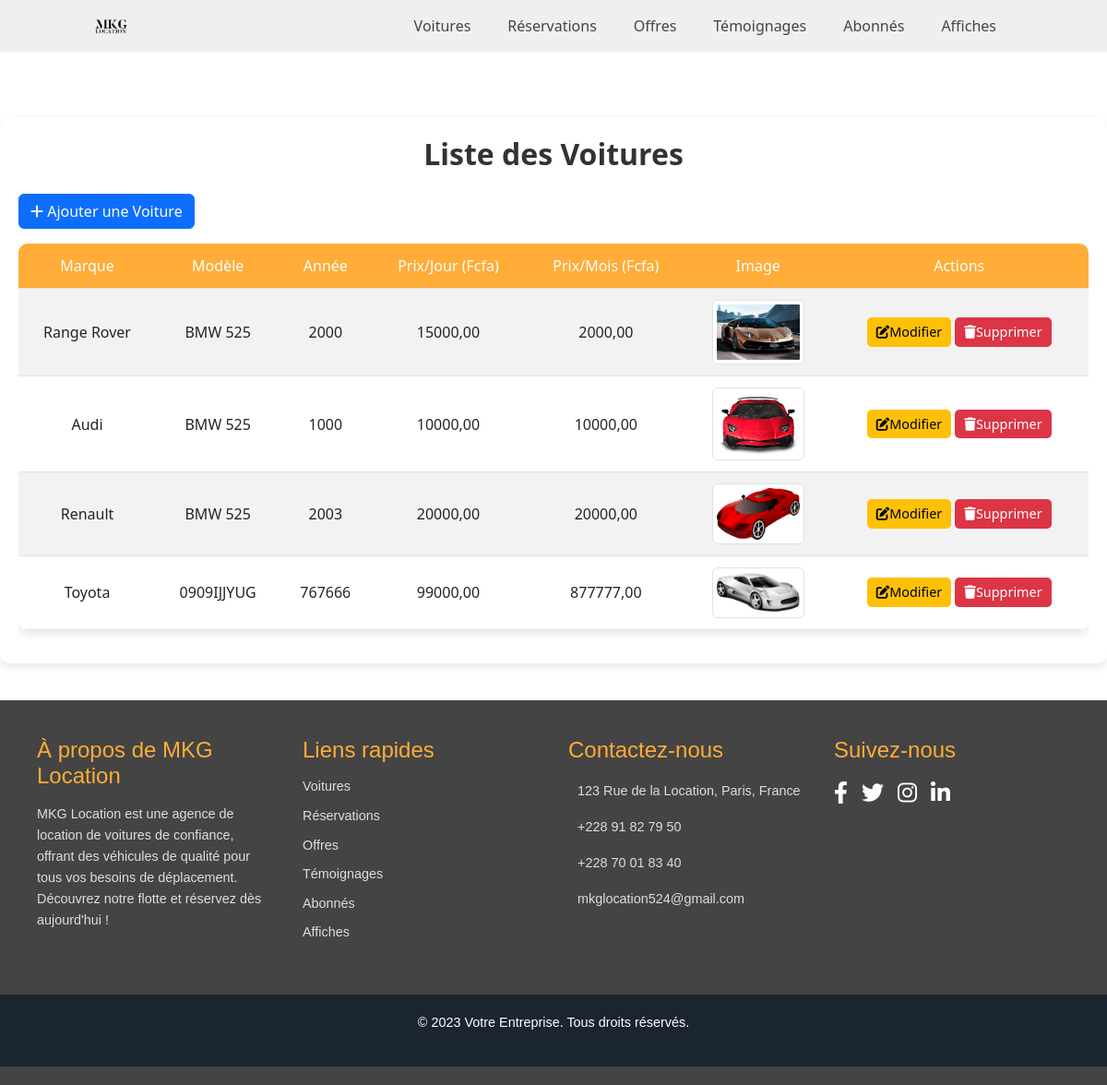
Screenshot of /voitures/ with the database file from the repository.
### vehicules/models.py (models this page shows, shortened)
class Voiture(models.Model):
    MARQUES = [
        ('BMW', 'BMW'),
        ('Mercedes', 'Mercedes-Benz'),
        ('Audi', 'Audi'),
        ('Range Rover', 'Range Rover'),
        ('Toyota', 'Toyota'),
        ('Peugeot', 'Peugeot'),
        ('Renault', 'Renault'),
    ]
    marque = models.CharField(max_length=50, choices=MARQUES, verbose_name="Marque")
    modele = models.CharField(max_length=100, verbose_name="Modèle")
    annee = models.IntegerField(verbose_name="Année")
    prix_jour = models.DecimalField(max_digits=10, decimal_places=2, verbose_name="Prix par jour (Fcfa)")
    prix_mois = models.DecimalField(max_digits=10, decimal_places=2, verbose_name="Prix par mois (Fcfa)")
    image = models.ImageField(upload_to='voitures/')  # Assure-toi d'avoir upload_to !

### vehicules/views.py (the view)
# urls.py: path('voitures/', views.liste_voitures, name='liste_voitures'),
def liste_voitures(request):
    voitures = Voiture.objects.all()
    return render(request, 'dashboard/voitures/liste_voitures.html', {'voitures': voitures})

### vehicules/templates/dashboard/voitures/liste_voitures.html (shortened to what this page needs)
{% load static %}
<!DOCTYPE html>
<html lang="fr">
<head>
    <link href="https://cdn.jsdelivr.net/npm/bootstrap@5.3.0/dist/css/bootstrap.min.css" rel="stylesheet">
    <link href="https://cdnjs.cloudflare.com/ajax/libs/font-awesome/6.0.0-beta3/css/all.min.css" rel="stylesheet">
</head>
<body>
    <header class="section">
        <div class="logo">
            <a href="{% url 'dashboard' %}">
                <img src="{% static 'images/logomkg.png' %}" alt="Logo MKG">
            </a>
        </div>
        <div class="navbar-container">
            <ul class="navbar">
                <li><a href="{% url 'liste_voitures' %}">Voitures</a></li>
                <li><a href="{% url 'liste_reservations' %}">Réservations</a></li>
                <li><a href="{% url 'liste_offres' %}">Offres</a></li>
                <li><a href="{% url 'liste_temoignages' %}">Témoignages</a></li>
                <li><a href="{% url 'liste_abonnes' %}">Abonnés</a></li>
                <li><a href="{% url 'liste_affiches' %}">Affiches</a></li>
            </ul>
        </div>
    </header>
    <main>
        <div class="container mt-5">
            <h1 class="mb-4 text-center">Liste des Voitures</h1>
            <div class="d-flex justify-content-between align-items-center mb-3">
                <a href="{% url 'ajouter_voiture' %}" class="btn btn-primary">
                    <i class="fas fa-plus"></i> Ajouter une Voiture
                </a>
            </div>
            <div class="table-responsive">
                <table class="table table-striped table-hover">
                    <thead>
                        <tr>
                            <th>Marque</th>
                            <th>Modèle</th>
                            <th>Année</th>
                            <th>Prix/Jour (Fcfa)</th>
                            <th>Prix/Mois (Fcfa)</th>
                            <th>Image</th>
                            <th>Actions</th>
                        </tr>
                    </thead>
                    <tbody>
                        {% for voiture in voitures %}
                        <tr>
                            <td>{{ voiture.marque }}</td>
                            <td>{{ voiture.modele }}</td>
                            <td>{{ voiture.annee }}</td>
                            <td>{{ voiture.prix_jour }}</td>
                            <td>{{ voiture.prix_mois }}</td>
                            <td>
                                <img src="{{ voiture.image.url }}" alt="{{ voiture.marque }} {{ voiture.modele }}" class="img-thumbnail img-fluid" width="100">
                            </td>
                            <td>
                                <a href="{% url 'modifier_voiture' voiture.id %}" class="btn btn-warning btn-sm">
                                    <i class="fas fa-edit"></i>Modifier
                                </a>
                                <a href="{% url 'supprimer_voiture' voiture.id %}" class="btn btn-danger btn-sm">
                                    <i class="fas fa-trash"></i>Supprimer
                                </a>
                            </td>
                        </tr>
                        {% endfor %}
                    </tbody>
                </table>
            </div>
        </div>
    </main>
    <footer class="footer">
        <div class="footer-container">
            <div class="footer-section">
                <h3>À propos de MKG Location</h3>
                <p>MKG Location est une agence de location de voitures de confiance, offrant des véhicules de qualité pour tous vos besoins de déplacement. Découvrez notre flotte et réservez dès aujourd'hui !</p>
            </div>
            <div class="footer-section">
                <h3>Liens rapides</h3>
                <ul>
                <li><a href="{% url 'liste_voitures' %}">Voitures</a></li>
                <li><a href="{% url 'liste_reservations' %}">Réservations</a></li>
                <li><a href="{% url 'liste_offres' %}">Offres</a></li>
                <li><a href="{% url 'liste_temoignages' %}">Témoignages</a></li>
                <li><a href="{% url 'liste_abonnes' %}">Abonnés</a></li>
                <li><a href="{% url 'liste_affiches' %}">Affiches</a></li>
                </ul>
            </div>
           <div class="footer-section">
            <h3>Contactez-nous</h3>
            <ul>
                <li> 123 Rue de la Location, Paris, France</li>
                <li><a href="https://wa.me/22891827950" target="_blank"> +228 91 82 79 50</a></li>
                <li><a href="https://wa.me/22870018340" target="_blank"> +228 70 01 83 40</a></li>
                <li> mkglocation524@gmail.com</li>
            </ul>
        </div>
            <div class="footer-section">
                <h3>Suivez-nous</h3>
                <div class="social-icons">
                    <a href="#"><i class="fab fa-facebook-f"></i></a>
                    <a href="#"><i class="fab fa-twitter"></i></a>
                    <a href="#"><i class="fab fa-instagram"></i></a>
                    <a href="#"><i class="fab fa-linkedin-in"></i></a>
                </div>
            </div>
        </div>
        <div class="copyright">
            <p>&copy; 2023 Votre Entreprise. Tous droits réservés.</p>
        </div>
    </footer>
</body>
</html>

### vehicules/templates/dashboard/voitures/liste_voitures.html (style rules this page uses)
header.section { position: fixed; top: 0; left: 0; right: 0; z-index: 1000; display: flex; align-items: center; justify-content: space-between; background: #eeeff1; padding: 15px 100px; transition: background 0.3s ease, padding 0.3s ease; }
.logo img { width: 40px; }
.navbar { display: flex; list-style: none; padding: 0; margin: 0; }
.navbar li { position: relative; }
.navbar a { font-size: 1rem; padding: 10px 20px; color: #444; font-weight: 500; text-decoration: none; }
.navbar a::after { content: ''; width: 0; height: 3px; background: linear-gradient(#fe5b3d, #ffac38); position: absolute; bottom: -4px; left: 0; transition: 0.5s; }
.footer { background: #444; color: #fff; padding: 40px 0 20px; font-family: "Poppins", sans-serif; }
.footer-container { display: grid; grid-template-columns: repeat(auto-fit, minmax(250px, 1fr)); gap: 2rem; padding: 0 40px; max-width: 1200px; margin: 0 auto; }
.footer-section { margin-bottom: 20px; }
.footer-section h3 { font-size: 1.5rem; margin-bottom: 15px; color: #ffac38; }
.footer-section p { font-size: 0.9rem; line-height: 1.6; color: #ddd; }
.footer-section ul { list-style: none; padding: 0; }
.footer-section ul li { margin-bottom: 10px; font-size: 0.9rem; color: #ddd; }
.footer-section ul li a { color: #ddd; text-decoration: none; transition: color 0.3s ease; }
.social-icons { display: flex; gap: 15px; }
.social-icons a { color: #fff; font-size: 1.5rem; transition: color 0.3s ease; }
.copyright { padding: 20px; display: flex; justify-content: center; align-items: center; background: #1a252f; margin-top: 20px; }
.copyright p { color: #fff; font-size: 0.9rem; }
main { padding-top: 80px; padding-bottom: 40px; }
.container { max-width: 100%; margin: 0 auto; padding: 20px; background: #fff; border-radius: 10px; box-shadow: 0 4px 10px rgba(0, 0, 0, 0.1); }
h1 { font-size: 2rem; font-weight: 600; color: #333; text-align: center; margin-bottom: 1.5rem; }
.table-responsive { overflow-x: auto; }
.table { width: 100%; background-color: #fff; border-radius: 10px; overflow: hidden; box-shadow: 0 4px 10px rgba(0, 0, 0, 0.1); }
.table th, .table td { padding: 12px; vertical-align: middle; text-align: center; white-space: nowrap; }
.table th { background-color: #ffac38; color: #fff; font-weight: 500; }
.table-striped tbody tr:nth-of-type(odd) { background-color: rgba(255, 172, 56, 0.05); }
.btn-warning, .btn-danger { padding: 5px 10px; font-size: 0.9rem; font-weight: 500; border: none; border-radius: 5px; cursor: pointer; transition: background 0.3s ease; }
.btn-warning { background: #ffc107; color: #000; }
.btn-danger { background: #dc3545; color: #fff; }

### rows the page displays
Voiture: marque "Range Rover", modele "BMW 525", annee "2000", prix_jour "15000,00", prix_mois "2000,00", image (picture)
Voiture: marque "Audi", modele "BMW 525", annee "1000", prix_jour "10000,00", prix_mois "10000,00", image (picture)
Voiture: marque "Renault", modele "BMW 525", annee "2003", prix_jour "20000,00", prix_mois "20000,00", image (picture)
Voiture: marque "Toyota", modele "0909IJJYUG", annee "767666", prix_jour "99000,00", prix_mois "877777,00", image (picture)
